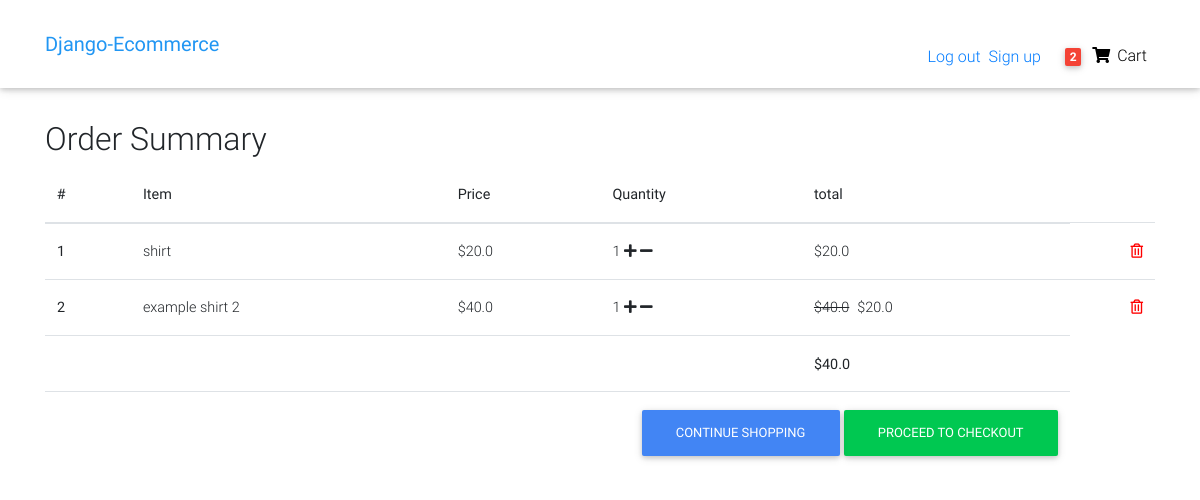
/order-summary/ (signed in), run on an earlier commit of the app's database.
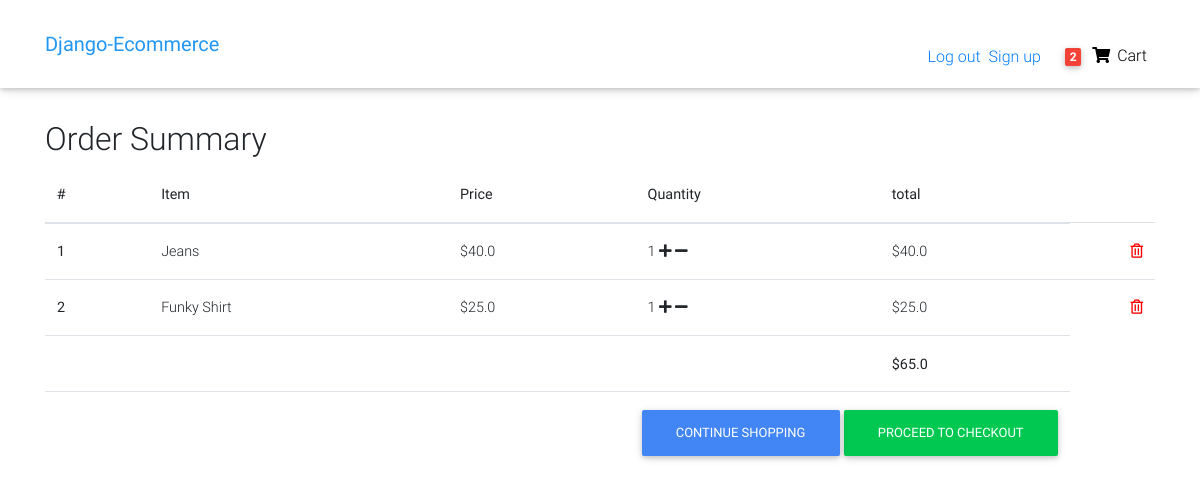
And on a later commit of the database.
### main/models.py (models this page shows, shortened)
class OrderItem(models.Model):
    item = ForeignKey(Item, on_delete=models.CASCADE)
    quantity = models.IntegerField(default=1)
    user = models.ForeignKey(User, on_delete=models.CASCADE, blank=True, null=True)
    ordered = models.BooleanField(default=False)
    def get_total_price(self):
        return self.item.price * self.quantity
    def get_total_discount_price(self):
        return self.item.discount_price * self.quantity

class Item(models.Model):
    title = models.CharField(max_length=100)
    price = models.FloatField()
    discount_price = models.FloatField(null=True, blank=True)
    category = models.CharField(choices=CATEGORY_CHOICES, max_length=2, default='P')
    label = models.CharField(choices=LABEL_CHOICES, max_length=1, default='S')
    slug = models.SlugField(default='item')
    description = models.TextField(default='This is an item')
    image_file = models.CharField(max_length=100)
    def __str__(self):
        return self.title
    def get_remove_from_cart_url(self):
        return reverse("main:remove-from-cart", kwargs={"slug": self.slug})
    def get_remove_at_checkout_url(self):
        return reverse("main:remove-from-checkout", kwargs={"slug": self.slug})
    def get_add_at_checkout_url(self):
        return reverse("main:add-to-checkout", kwargs={"slug": self.slug})

class Order(models.Model):
    user = models.ForeignKey(User, on_delete=models.CASCADE)
    ordered = models.BooleanField(default=False)
    items = models.ManyToManyField(OrderItem)
    created_date = models.DateTimeField(auto_now_add=True)
    ordered_date = models.DateTimeField()
    billing_address = models.ForeignKey('BillingAdress', on_delete=models.SET_NULL, blank=True, null=True)
    def get_total(self):
        total = 0
        for order_item in self.items.all():
            if order_item.item.discount_price:
                total += order_item.get_total_discount_price()
            else:
                total += order_item.get_total_price()
        return total

### main/views.py (the view)
# urls.py: path('order-summary/', OrderSummary.as_view(), name='order-summary'),
class OrderSummary(LoginRequiredMixin ,View):
    def get(self, *args, **kwargs):
            try:
                order_qs = Order.objects.filter(user=self.request.user, ordered=False)
                order = order_qs[0]
                context = {
                    'order': order
                }
            except:
                messages.error(self.request, 'no active order')
                return redirect('/')
            return render(self.request, 'order_summary.html', context)

### main/templatetags/cart_template_tags.py (called while the page is built)
@register.filter
def cart_count(user):
    if user.is_authenticated:
        order_qs = Order.objects.filter(user=user, ordered=False)
        if order_qs.exists():
            order=order_qs[0]
            return order.items.count()
    else:
        return 0

### main/templates/main/order_summary.html
{% extends 'base.html' %}
{% block content %}
<main>
    <div class="container ml-6">
      <section class="mb-4 ml-6">
        <div class="row wow fadeIn">
        <div class="col-12 wow fadeIn">
        <div class="table-responsive text-nowrap">
        <h2 class="wow">
        Order Summary
        </h2>
  <table class="table">
    <thead>
      <tr>
        <th scope="col">#</th>
        <th scope="col">Item</th>
        <th scope="col">Price</th>
        <th scope="col">Quantity</th>
        <th scope="col">total</th>
      </tr>
    </thead>
    <tbody>
    {% for order_item in order.items.all%}
    <tr>
        <th scope="row">{{forloop.counter}}</th>
        <td>{{ order_item.item }}</td>
        <td>${{ order_item.item.price}}</td>
        <td>
          {{ order_item.quantity }}
          <a href={{order_item.item.get_add_at_checkout_url}}><i class="fas fa-plus"></i></a>
          <a href={{order_item.item.get_remove_at_checkout_url}}><i class="fas fa-minus"></i></a>
        </td>
        {% if order_item.item.discount_price %}
        <td><del>${{order_item.get_total_price}}</del><span class="ml-2">${{order_item.get_total_discount_price}}</span></td>
        {%else%}
        <td>${{order_item.get_total_price}}</td>
        {%endif%}
      <td>
        <a style='color: red' class='float-right' href={{order_item.item.get_remove_from_cart_url}} ><i class="far fa-trash-alt"></i></a>
      </td>
      </tr>
    {% endfor %}
      <tr>
        <td></td>
        <td></td>
        <td></td>
        <td></td>
        <td><b>${{ order.get_total }}</b></td>
      </tr>
    {% if order.items.filter.exists %}
      <tr>
        <td colspan="5">
          <a href="/checkout/" class="btn btn-success float-right">Proceed to Checkout</a>
          <a href="/" class="btn btn-primary float-right mr-1">Continue Shopping</a>
        </td>
      </tr>
    {%else%}
    <tr>
        <td colspan="5">
          <a href={% url 'main:filtered' 'all' %} class="btn btn-primary float-right mr-1">Continue Shopping</a>
        </td>
      </tr>
    {%endif%}
    </tbody>
  </table>
</div>
        </div>
        </div>
      </section>
    </div>
</main>
{% endblock %}

What changed in the data, as far as the page shows it:
no longer on this page (row unchanged): OrderItem: item "shirt", item.price "20.0", quantity "1", get_total_price "20.0"
removed OrderItem: item "example shirt 2", item.price "40.0", quantity "1", get_total_price "40.0", get_total_discount_price "20.0"
added OrderItem: item "Jeans", item.price "40.0", quantity "1", get_total_price "40.0"
added OrderItem: item "Funky Shirt", item.price "25.0", quantity "1", get_total_price "25.0"
changed through a linked row, Order: get_total "40.0" → "65.0"
